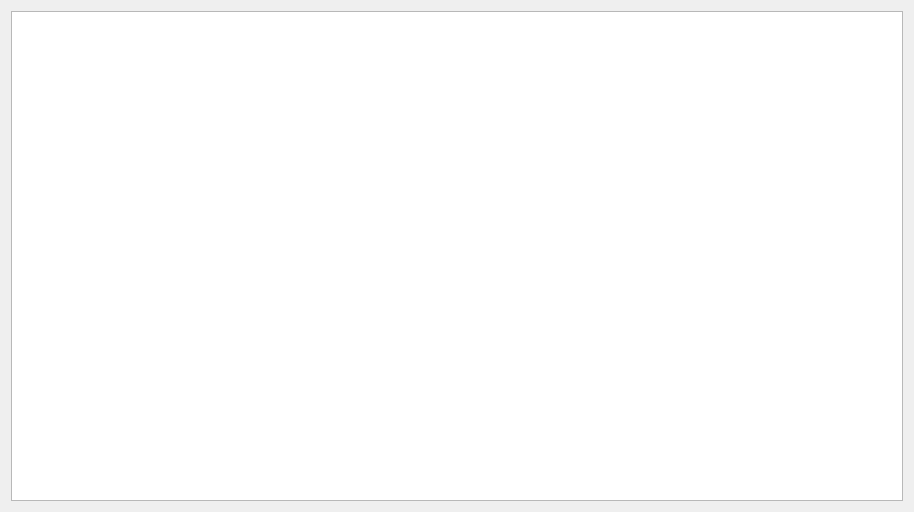
<?xml version="1.0" encoding="UTF-8"?>
<ui version="4.0">
 <class>InstructionWidget</class>
 <widget class="QWidget" name="InstructionWidget">
  <property name="geometry">
   <rect>
    <x>0</x>
    <y>0</y>
    <width>914</width>
    <height>512</height>
   </rect>
  </property>
  <property name="windowTitle">
   <string>使用说明</string>
  </property>
  <layout class="QVBoxLayout" name="verticalLayout">
   <item>
    <widget class="QPlainTextEdit" name="ptedtMsg">
     <property name="font">
      <font>
       <family>微软雅黑</family>
       <pointsize>9</pointsize>
       <weight>50</weight>
       <bold>false</bold>
      </font>
     </property>
    </widget>
   </item>
  </layout>
 </widget>
 <layoutdefault spacing="6" margin="11"/>
 <resources/>
 <connections/>
</ui>
